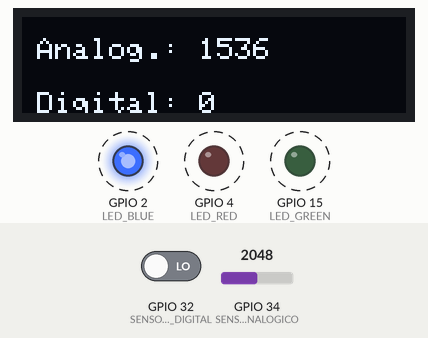
The sketch below on a simulated ESP32. On the bench: 128×32 one-colour display, output pins drawn as LEDs (lit = HIGH). Dashed ring = blinking. Inputs (shaded band) come from the test bench; at power-on: GPIO 34 (SENSOR_SOM_ANALOGICO) = 2048, GPIO 32 (SENSOR_SOM_DIGITAL) LOW. The display library's start-up logo is not drawn; what the sketch prints to the serial monitor is not drawn.

Above: at 3.2 s.
3.3 s: GPIO 34 (SENSOR_SOM_ANALOGICO) set to 2104
At 4.7 s:
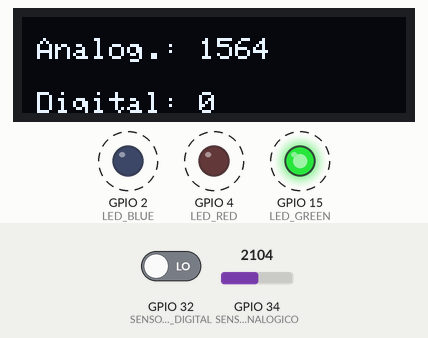
6.5 s: GPIO 32 (SENSOR_SOM_DIGITAL) driven HIGH
At 7.5 s:
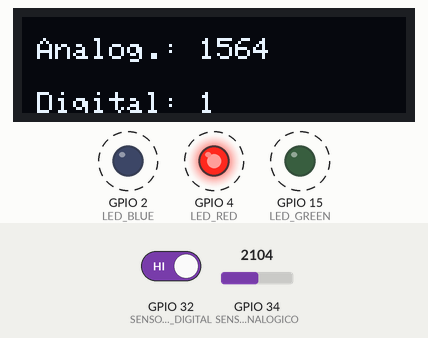
8.6 s: GPIO 34 (SENSOR_SOM_ANALOGICO) set to 2047
At 10.3 s:
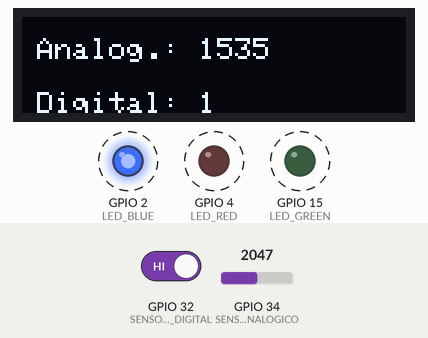
10.8 s: GPIO 32 (SENSOR_SOM_DIGITAL) driven LOW
At 12.0 s:
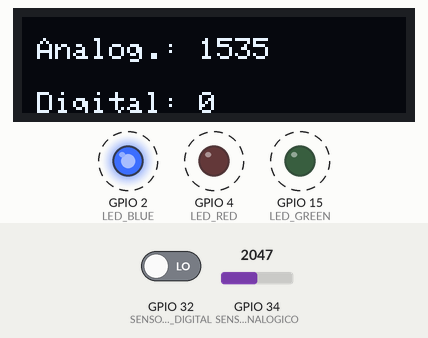
13.1 s: GPIO 34 (SENSOR_SOM_ANALOGICO) set to 1228
At 14.3 s:
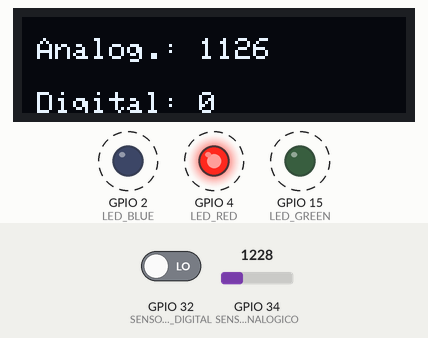
Timing chart, 0 to 16.3 s (numbered marks = the images above; inputs shaded):
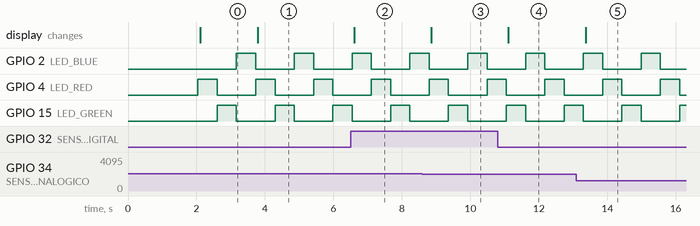

The sketch:

lucas_original.ino
```cpp
#include <SPI.h>
#include <Wire.h>
#include <Adafruit_GFX.h>
#include <Adafruit_SSD1306.h>
//#include <Fonts/FreeSerif9pt7b.h>

#define SCREEN_WIDTH 128  // OLED display width, in pixels
#define SCREEN_HEIGHT 32  // OLED display height, in pixels
#define DELAY_LOOP 500
#define SAMPLE_WINDOW 50  //janela em que o som eh medido no sensor de som

// Declaration for an SSD1306 display connected to I2C (SDA, SCL pins)
// The pins for I2C are defined by the Wire-library.
// On an arduino UNO:       A4(SDA), A5(SCL)
// On an arduino MEGA 2560: 20(SDA), 21(SCL)
// On an arduino LEONARDO:   2(SDA),  3(SCL)
// On an arduino ESP32:    21(SDA),  22(SCL)
#define OLED_RESET -1        // Reset pin # (or -1 if sharing Arduino reset pin)
#define SCREEN_ADDRESS 0x3C  ///< See datasheet for Address; 0x3D for 128x64, 0x3C for 128x32
Adafruit_SSD1306 display(SCREEN_WIDTH, SCREEN_HEIGHT, &Wire, OLED_RESET);


//-----------------------------


//display SDA - D21 (antes da RX0)
//display SCK - D22 (depois da TX0)
#define SENSOR_SOM_ANALOGICO 34
#define SENSOR_SOM_DIGITAL 32

#define LED_RED 4
#define LED_GREEN 15
#define LED_BLUE 2
int count_led = 0;


void setup() {

  Serial.begin(9600);

  // SSD1306_SWITCHCAPVCC = generate display voltage from 3.3V internally
  if (!display.begin(SSD1306_SWITCHCAPVCC, SCREEN_ADDRESS)) {
    Serial.println(F("SSD1306 allocation failed"));
    for (;;)
      ;  // Don't proceed, loop forever
  }

  // Show initial display buffer contents on the screen --
  // the library initializes this with an Adafruit splash screen.
  display.display();
  delay(2000);  // Pause for 2 seconds

  // Clear the buffer
  display.clearDisplay();

  //display.setFont(&FreeSerif9pt7b);
  display.setTextColor(WHITE);

  pinMode(SENSOR_SOM_ANALOGICO, INPUT);
  pinMode(SENSOR_SOM_DIGITAL, INPUT);

  pinMode(LED_RED, OUTPUT);
  pinMode(LED_GREEN, OUTPUT);
  pinMode(LED_BLUE, OUTPUT); //o led azul compartilha a mesma porta que o led da placa
}

void loop() {


  // faz o gamer
  // aqui coloquei pra piscar um de cada vez, mas qualquer combinacao de leds
  // pode ser feita e gerar cores combinadas
  if (count_led == 0) {
    digitalWrite(LED_RED, HIGH);
    digitalWrite(LED_GREEN, LOW);
    digitalWrite(LED_BLUE, LOW);
    count_led = 1;
  } else if (count_led == 1) {
    digitalWrite(LED_RED, LOW);
    digitalWrite(LED_GREEN, HIGH);
    digitalWrite(LED_BLUE, LOW);
    count_led = 2;
  } else if (count_led == 2) {
    digitalWrite(LED_RED, LOW);
    digitalWrite(LED_GREEN, LOW);
    digitalWrite(LED_BLUE, HIGH);
    count_led = 0;
  }


  // faz a medida do SOM analogico - collect data for 50 mS
  unsigned long startMillis = millis();
  int valor_mic_analogico = 0;
  unsigned int signalMax = 0;
  unsigned int signalMin = 1024;
  unsigned int sample;
  while (millis() - startMillis < SAMPLE_WINDOW) {
    sample = analogRead(SENSOR_SOM_ANALOGICO);
    if (sample > signalMax) {
      signalMax = sample;
    } else if (sample < signalMin) {
      signalMin = sample;
    }
  }
  valor_mic_analogico = (signalMax + signalMin) / 2;

  //faz a leitura do SOM digital
  int valor_mic_digital = digitalRead(SENSOR_SOM_DIGITAL);


  // Imprime valores lidos no serial
  Serial.print("Analogico:");
  Serial.print(valor_mic_analogico);
  Serial.print("; Digital:");
  Serial.print(valor_mic_digital);
  Serial.println();

  // Imprime valores lidos no display OLED
  display.clearDisplay();
  display.setCursor(5, 7);
  display.print("Analog.: ");
  display.print(valor_mic_analogico);
  display.setCursor(5, 25);
  display.print("Digital: ");
  display.print(valor_mic_digital);
  display.display();


  delay(DELAY_LOOP);
}
```

Measured:
- the behaviour switches between 2049 and 2050 on GPIO 34 (SENSOR_SOM_ANALOGICO) (found by bisection; images 0 and 1)
- after the input at 3.3 s, the display: changes after 0.49 s (image 1)
- after the input at 6.5 s, the display: changes after 0.11 s (image 2)
- after the input at 8.6 s, the display: changes after 0.26 s (image 3)
- after the input at 10.8 s, the display: changes after 0.31 s (image 4)
- after the input at 13.1 s, the display: changes after 0.27 s (image 5)
- by itself, GPIO 2 (LED_BLUE), GPIO 4 (LED_RED), GPIO 15 (LED_GREEN): alternates HIGH for 0.56 s and LOW for 1.1 s
